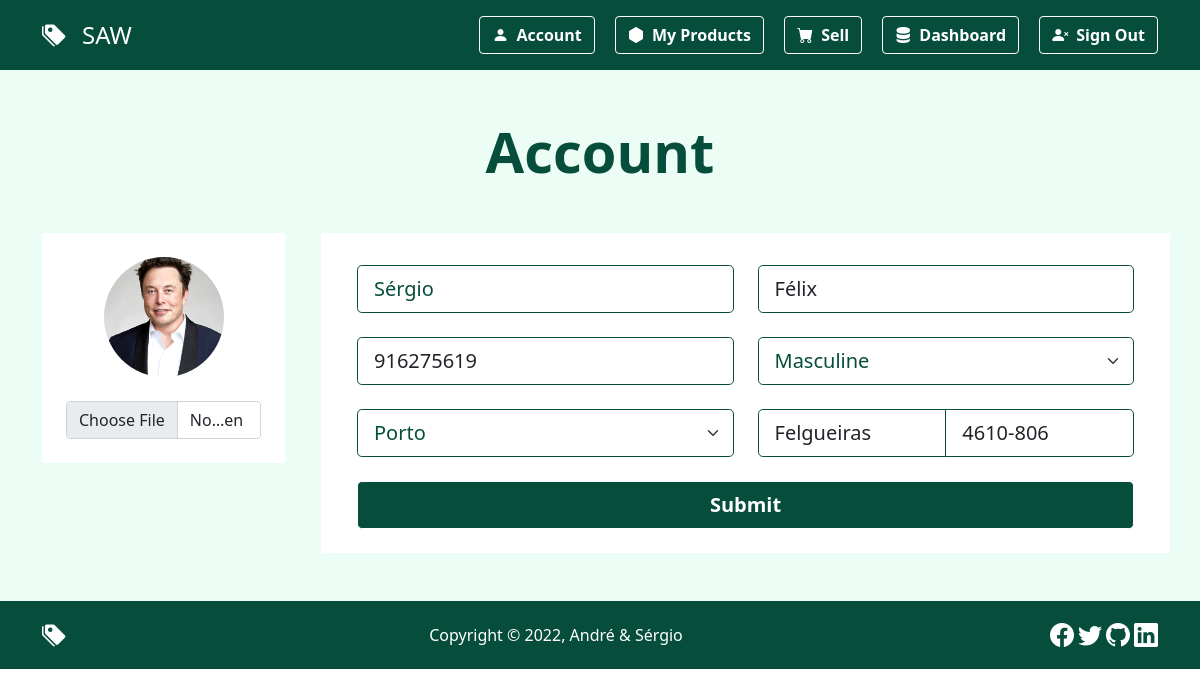
Page /account (signed in) on the committed database.
### tables this page shows
CREATE TABLE `user` (
  `id` int(11) NOT NULL,
  `firstName` varchar(144) NOT NULL,
  `lastName` varchar(144) NOT NULL,
  `telephone` int(11) NOT NULL,
  `city` varchar(144) NOT NULL,
  `zipCode` varchar(144) NOT NULL,
  `email` varchar(144) NOT NULL,
  `password` varchar(256) NOT NULL,
  `level` enum('Admin','User') NOT NULL DEFAULT 'User',
  `status` enum('Blocked','Allowed') NOT NULL DEFAULT 'Allowed',
  `imagePath` varchar(244) NOT NULL DEFAULT 'default.jpg',
  `createdDate` datetime NOT NULL DEFAULT current_timestamp(),
  `state_id` int(11) NOT NULL,
  `gender_id` int(11) NOT NULL
);

CREATE TABLE `gender` (
  `id` int(11) NOT NULL,
  `gender` varchar(144) NOT NULL
);

CREATE TABLE `state` (
  `id` int(11) NOT NULL,
  `state` varchar(144) NOT NULL
);

### classes/application.php (called while the page is built, shortened)
<?php
class Application
{
    public function startApp()
    {
        require_once('./components/Layout/layout.php');
    }
}

### index.php (called while the page is built, shortened)
<?php
try {
    $app = new Application();
    $app->startApp();
} catch (Exception $e) {
    throw new Exception($e->getMessage());
}

### classes/database.php (called while the page is built, shortened)
<?php
class Database
{
    private $driver = 'mysql';
    private $host = '127.0.0.1';
    private $port = '3306';
    private $name = 'saw';
    private $username = 'root';
    private $password = 'passwordSAW';
    private $charset = 'utf8';
    private $connectTimeout = '15';
    public function connect()
    {
        $dsn =  $this->driver . ':host=' . $this->host . ';port=' . $this->port . ';dbname=' . $this->name . ';charset=' . $this->charset . ';connect_timeout=' . $this->connectTimeout;
        $options = array(
            PDO::ATTR_PERSISTENT => true,
            PDO::ATTR_EMULATE_PREPARES => false,
            PDO::ATTR_ERRMODE => PDO::ERRMODE_EXCEPTION,
            PDO::ATTR_DEFAULT_FETCH_MODE => PDO::FETCH_ASSOC
        );
        try {
            return new PDO($dsn, $this->username, $this->password, $options);
        } catch (PDOException $e) {
            print("Error connecting to database.");
            die(print_r($e));
        }
    }
    public function log($type,$subType,$message)
    {
        if (!empty($_SERVER['HTTP_CLIENT_IP'])) {
            $ip = $_SERVER['HTTP_CLIENT_IP'];
        } elseif (!empty($_SERVER['HTTP_X_FORWARDED_FOR'])) {
            $ip = $_SERVER['HTTP_X_FORWARDED_FOR'];
        } else {
            $ip = $_SERVER['REMOTE_ADDR'];
        }
        $stmt = $this->connect()->prepare('INSERT INTO log (type,subType,message,ip) VALUES (?,?,?,?);');
        if (!$stmt->execute(array($type,$subType,$message,$ip))) {
            $stmt = null;
            header('location: ' . HOME_URL_PREFIX . '/homepage?error=stmtfailed');
            exit();
        }
    }
}

### classes/account.php (called while the page is built, shortened)
<?php
class Account extends Database
{
    public function getUser($userID, $userEmail)
    {
        $stmt = $this->connect()->prepare('SELECT firstName, lastName, telephone, city, zipCode, imagePath, state_id, gender_id FROM user WHERE id = ? AND email = ? LIMIT 1;');
        if (!$stmt->execute(array($userID, $userEmail))) {
            $this->log('Error','SELECT','User information returned unsuccessfully! ('.$_SESSION['email'].')');
            $stmt = null;
            header('location: ' . HOME_URL_PREFIX . '/homepage?error=stmtfailed');
            exit();
        }
        if ($stmt->rowCount() === 0) {
            $this->log('Error','SELECT','User information returned unsuccessfully! ('.$_SESSION['email'].')');
            $stmt = null;
            header('location: ' . HOME_URL_PREFIX . '/signin?error');
            exit();
        } else {
            $result = $stmt->fetchAll();
        }
        $this->log('Log','SELECT','User information returned successfully! ('.$_SESSION['email'].')');
        return $result;
    }
}

### classes/gender.php (called while the page is built, shortened)
<?php
class Gender extends Database
{
    public function getGenders()
    {
        $stmt = $this->connect()->prepare('SELECT * FROM gender ORDER BY gender ASC;');
        if (!$stmt->execute()) {
            $stmt = null;
            header('location: ' . HOME_URL_PREFIX . '/homepage?error=stmtfailed');
            exit();
        }
        if ($stmt->rowCount() > 0) {
            $result = $stmt->fetchAll();
        } else {
            $result = NULL;
        }
        return $result;
    }
}

### classes/state.php (called while the page is built, shortened)
<?php
class State extends Database
{
    public function getStates()
    {
        $stmt = $this->connect()->prepare('SELECT * FROM state ORDER BY state ASC;');
        if (!$stmt->execute()) {
            $stmt = null;
            header('location: ' . HOME_URL_PREFIX . '/homepage?error=stmtfailed');
            exit();
        }
        if ($stmt->rowCount() > 0) {
            $result = $stmt->fetchAll();
        } else {
            $result = NULL;
        }
        return $result;
    }
}

### pages/Account/account.php (the view, shortened to what this page needs)
<?php
$account = new Account();
$user = $account->getUser($_SESSION['id'], $_SESSION['email']);
$gender = new Gender();
$genders = $gender->getGenders();
$state = new State();
$states = $state->getStates();
?>
<div class="container-fluid color-emerald-50 py-5">
    <div class="container">
        <h1 class="display-4 fw-bold text-capitalize text-center text-emerald-900">Account</h1>
        <form action="<?php $_SERVER["PHP_SELF"] ?>" method="POST" enctype="multipart/form-data" class="row gx-5 mt-5">
            <div class="col-12 col-sm-12 col-md-12 col-lg-3 col-xl-3 col-xxl-3">
                <div class="d-flex flex-column bg-white px-4 py-4">
                    <div class="flex-column text-center">
                        <img src="./assets/images/uploads/users/<?php echo $user[0]['imagePath'] ?>" style="object-fit: cover;" class="rounded-circle" alt="Avatar" width="120" height="120">
                        <div class="mt-4">
                            <input type="file" class="form-control" id="fileUpload" name="image">
                        </div>
                    </div>
                </div>
            </div>
            <div class="col-12 col-sm-12 col-md-12 col-lg-9 col-xl-9 col-xxl-9">
                <div class="row px-4 py-4 bg-white">
                    <div class="col-md-6 mt-2">
                        <div class="input-group input-group-lg mb-3">
                            <input type="text" class="form-control shadow-none border-emerald text-emerald-900" placeholder="First name" aria-label="First name" name="firstName" value="<?php echo $user[0]['firstName'] ?>" required>
                        </div>
                    </div>
                    <div class="col-md-6 mt-2">
                        <div class="input-group input-group-lg mb-3">
                            <input type="text" class="form-control shadow-none border-emerald" placeholder="Last name" aria-label="Last name" name="lastName" value="<?php echo $user[0]['lastName'] ?>" required>
                        </div>
                    </div>
                    <div class="col-md-6 mt-2">
                        <div class="input-group input-group-lg mb-3">
                            <input type="tel" class="form-control shadow-none border-emerald" placeholder="Telephone" aria-label="Telephone" name="telephone" value="<?php echo $user[0]['telephone'] ?>" required>
                        </div>
                    </div>
                    <div class="col-md-6 mt-2">
                        <div class="input-group input-group-lg mb-3">
                            <?php
                            if (isset($genders)) { ?>
                                <select class="form-select shadow-none border-emerald" aria-label="Gender" name="gender" required>
                                    <?php
                                    foreach ($genders as $gender) { ?>
                                        <option value="<?php echo $gender['id']; ?>" <?php if ($user[0]['gender_id'] === $gender['id']) {
                                                                                            echo ('selected');
                                                                                        } ?>><?php echo $gender['gender']; ?></option>
                                    <?php
                                    } ?>
                                </select>
                            <?php
                            } ?>
                        </div>
                    </div>
                    <div class="col-md-6 mt-2">
                        <div class="input-group input-group-lg mb-3">
                            <?php
                            if (isset($states)) { ?>
                                <select class="form-select shadow-none border-emerald" aria-label="State" name="state" required>
                                    <?php
                                    foreach ($states as $state) { ?>
                                        <option value="<?php echo $state['id']; ?>" <?php if ($user[0]['state_id'] === $state['id']) {
                                                                                        echo ('selected');
                                                                                    } ?>><?php echo $state['state']; ?></option>
                                    <?php
                                    } ?>
                                </select>
                            <?php
                            } ?>
                        </div>
                    </div>
                    <div class="col-md-6 mt-2">
                        <div class="input-group input-group-lg mb-3">
                            <input type="text" class="form-control shadow-none border-emerald" placeholder="City" aria-label="City" name="city" value="<?php echo $user[0]['city'] ?>" required>
                            <input type="text" class="form-control shadow-none border-emerald" placeholder="Zip code" aria-label="Zip code" name="zipCode" value="<?php echo $user[0]['zipCode'] ?>" required>
                        </div>
                    </div>
                    <div class="input-group input-group-lg mt-2">
                        <button type="submit" class="w-100 btn btn-lg btn-emerald fw-bold shadow-none" name="submit" value="submit">Submit</button>
                    </div>
                </div>
            </div>
        </form>
    </div>
</div>

### assets/styles/main.css (style rules this page uses)
:root { --emerald-50: #ecfdf5; --emerald-100: #d1fae5; --emerald-200: #a7f3d0; --emerald-300: #6ee7b7; --emerald-400: #34d399; --emerald-500: #10b981; --emerald-600: #059669; --emerald-700: #047857; --emerald-800: #065f46; --emerald-900: #064e3b; }
.color-emerald-50 { background-color: var(--emerald-50); }
.text-emerald-900 { color: var(--emerald-900); }
.btn-emerald { color: #ffffff !important; border-color: #ffffff !important; background-color: var(--emerald-900) !important; }
.border-emerald { border: 1px solid var(--emerald-900) !important; }
.form-select { color: var(--emerald-900) !important; }
::placeholder { color: var(--emerald-900) !important; }

### rows in the picture
user: imagePath (picture), firstName "Sérgio", lastName "Félix", telephone "916275619", gender "Masculine", state "Porto", city "Felgueiras", zipCode "4610-806"
